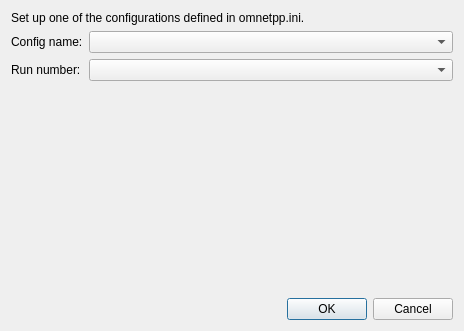
<?xml version="1.0" encoding="UTF-8"?>
<ui version="4.0">
 <class>RunSelectionDialog</class>
 <widget class="QDialog" name="RunSelectionDialog">
  <property name="windowModality">
   <enum>Qt::NonModal</enum>
  </property>
  <property name="geometry">
   <rect>
    <x>0</x>
    <y>0</y>
    <width>464</width>
    <height>331</height>
   </rect>
  </property>
  <property name="sizePolicy">
   <sizepolicy hsizetype="Minimum" vsizetype="Minimum">
    <horstretch>0</horstretch>
    <verstretch>0</verstretch>
   </sizepolicy>
  </property>
  <property name="windowTitle">
   <string>Set Up Inifile Configuration</string>
  </property>
  <property name="modal">
   <bool>false</bool>
  </property>
  <layout class="QVBoxLayout" name="verticalLayout_2">
   <item>
    <layout class="QVBoxLayout" name="verticalLayout">
     <item>
      <widget class="QLabel" name="label">
       <property name="text">
        <string>Set up one of the configurations defined in omnetpp.ini.</string>
       </property>
      </widget>
     </item>
     <item>
      <layout class="QGridLayout" name="gridLayout">
       <item row="0" column="0">
        <widget class="QLabel" name="label_2">
         <property name="text">
          <string>Config name:</string>
         </property>
         <property name="buddy">
          <cstring>configName</cstring>
         </property>
        </widget>
       </item>
       <item row="0" column="1">
        <widget class="QComboBox" name="configName">
         <property name="sizePolicy">
          <sizepolicy hsizetype="Expanding" vsizetype="Fixed">
           <horstretch>0</horstretch>
           <verstretch>0</verstretch>
          </sizepolicy>
         </property>
        </widget>
       </item>
       <item row="1" column="0">
        <widget class="QLabel" name="label_3">
         <property name="text">
          <string>Run number:</string>
         </property>
        </widget>
       </item>
       <item row="1" column="1">
        <widget class="QComboBox" name="runNumber"/>
       </item>
      </layout>
     </item>
    </layout>
   </item>
   <item>
    <spacer name="verticalSpacer">
     <property name="orientation">
      <enum>Qt::Vertical</enum>
     </property>
     <property name="sizeHint" stdset="0">
      <size>
       <width>1</width>
       <height>1</height>
      </size>
     </property>
    </spacer>
   </item>
   <item>
    <widget class="QDialogButtonBox" name="buttonBox">
     <property name="orientation">
      <enum>Qt::Horizontal</enum>
     </property>
     <property name="standardButtons">
      <set>QDialogButtonBox::Cancel|QDialogButtonBox::Ok</set>
     </property>
     <property name="centerButtons">
      <bool>false</bool>
     </property>
    </widget>
   </item>
  </layout>
 </widget>
 <tabstops>
  <tabstop>configName</tabstop>
  <tabstop>runNumber</tabstop>
  <tabstop>buttonBox</tabstop>
 </tabstops>
 <resources/>
 <connections>
  <connection>
   <sender>buttonBox</sender>
   <signal>clicked(QAbstractButton*)</signal>
   <receiver>RunSelectionDialog</receiver>
   <slot>accept()</slot>
   <hints>
    <hint type="sourcelabel">
     <x>415</x>
     <y>295</y>
    </hint>
    <hint type="destinationlabel">
     <x>373</x>
     <y>196</y>
    </hint>
   </hints>
  </connection>
  <connection>
   <sender>buttonBox</sender>
   <signal>rejected()</signal>
   <receiver>RunSelectionDialog</receiver>
   <slot>reject()</slot>
   <hints>
    <hint type="sourcelabel">
     <x>316</x>
     <y>308</y>
    </hint>
    <hint type="destinationlabel">
     <x>288</x>
     <y>254</y>
    </hint>
   </hints>
  </connection>
 </connections>
</ui>
